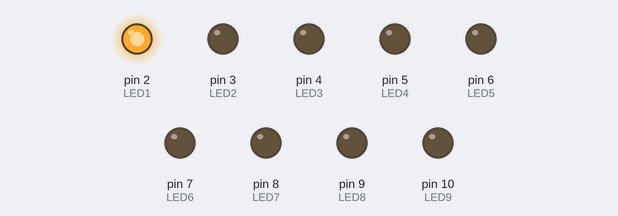
Bench run of a sketch on a simulated Arduino Uno, built with avr-gcc and run on an emulated ATmega328P. Parts: output pins drawn as LEDs (lit = HIGH).

Above: at 0.1 s.
At 1.1 s:
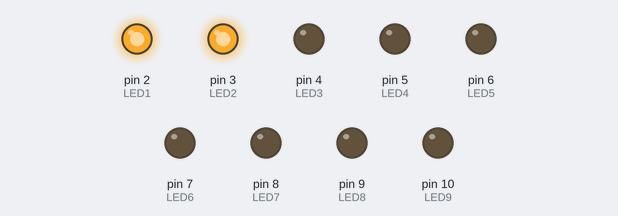
At 2.1 s:
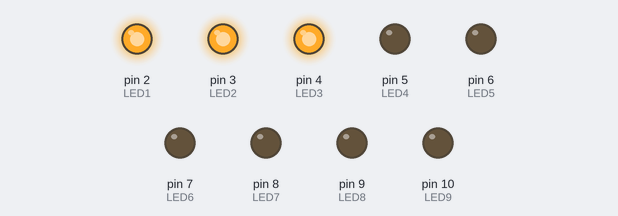
At 4.1 s:
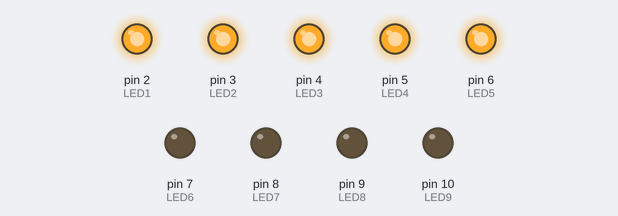
At 6.1 s:
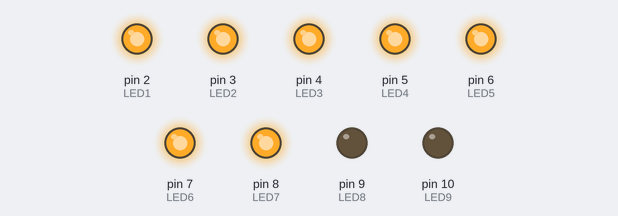
At 8.1 s:
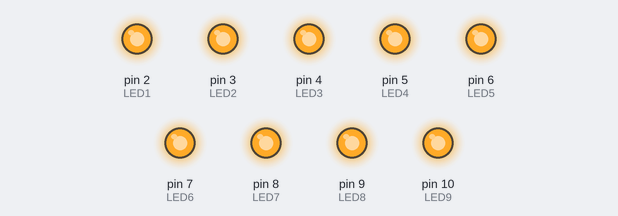
Timing chart, 0 to 9.6 s (numbered marks = the images above):
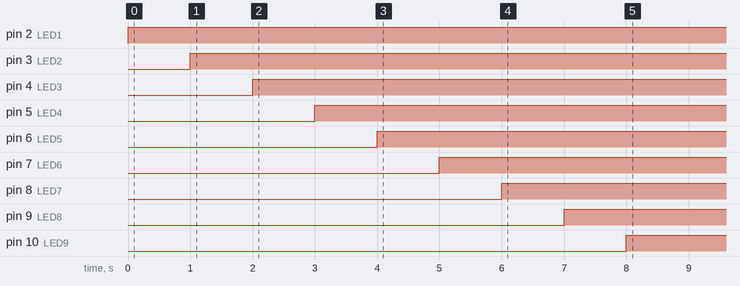

The sketch:

Charliplexing.ino
```cpp
#define LED1 2
#define LED2 3
#define LED3 4
#define LED4 5
#define LED5 6
#define LED6 7
#define LED7 8
#define LED8 9
#define LED9 10


// the setup function runs once when you press reset or power the board
void setup() {
  // initialize digital pin LED_BUILTIN as an output.
  pinMode(LED1, OUTPUT);
  pinMode(LED2, OUTPUT);
  pinMode(LED3, OUTPUT);
  pinMode(LED4, OUTPUT);
  pinMode(LED5, OUTPUT);
  pinMode(LED6, OUTPUT);
  pinMode(LED7, OUTPUT);
  pinMode(LED8, OUTPUT);
  pinMode(LED9, OUTPUT);
}

void loop() {
  digitalWrite(LED1, HIGH);
  delay(1000);
  digitalWrite(LED2, HIGH);
  delay(1000);
  digitalWrite(LED3, HIGH);
  delay(1000);
  digitalWrite(LED4, HIGH);
  delay(1000);
  digitalWrite(LED5, HIGH);
  delay(1000);
  digitalWrite(LED6, HIGH);
  delay(1000);
  digitalWrite(LED7, HIGH);
  delay(1000);
  digitalWrite(LED8, HIGH);
  delay(1000);
  digitalWrite(LED9, HIGH);
  delay(1000);
}
```

Measured:
- by itself, pin 2 (LED1): LOW → HIGH at 0.00 s
- by itself, pin 3 (LED2): LOW → HIGH at 1.0 s
- by itself, pin 4 (LED3): LOW → HIGH at 2.0 s
- by itself, pin 5 (LED4): LOW → HIGH at 3.0 s
- by itself, pin 6 (LED5): LOW → HIGH at 4.0 s
- by itself, pin 7 (LED6): LOW → HIGH at 5.0 s
- by itself, pin 8 (LED7): LOW → HIGH at 6.0 s
- by itself, pin 9 (LED8): LOW → HIGH at 7.0 s
